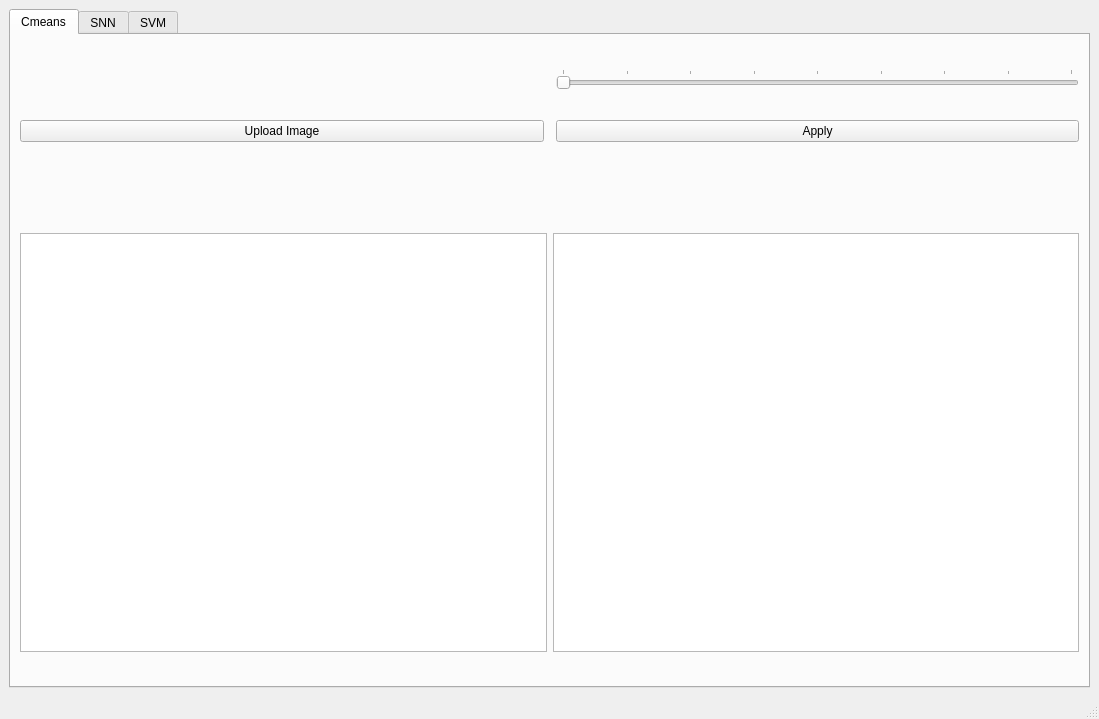
<?xml version="1.0" encoding="UTF-8"?>
<ui version="4.0">
 <class>MainWindow</class>
 <widget class="QMainWindow" name="MainWindow">
  <property name="geometry">
   <rect>
    <x>0</x>
    <y>0</y>
    <width>1099</width>
    <height>719</height>
   </rect>
  </property>
  <property name="windowTitle">
   <string>MainWindow</string>
  </property>
  <widget class="QWidget" name="centralwidget">
   <layout class="QGridLayout" name="gridLayout">
    <item row="0" column="0">
     <widget class="QTabWidget" name="tabWidget">
      <property name="currentIndex">
       <number>0</number>
      </property>
      <widget class="QWidget" name="tab">
       <attribute name="title">
        <string>Cmeans</string>
       </attribute>
       <layout class="QGridLayout" name="gridLayout_2">
        <item row="2" column="0">
         <widget class="QPushButton" name="import_button">
          <property name="text">
           <string>Upload Image</string>
          </property>
         </widget>
        </item>
        <item row="4" column="0">
         <spacer name="horizontalSpacer_3">
          <property name="orientation">
           <enum>Qt::Horizontal</enum>
          </property>
          <property name="sizeHint" stdset="0">
           <size>
            <width>40</width>
            <height>20</height>
           </size>
          </property>
         </spacer>
        </item>
        <item row="2" column="2">
         <widget class="QPushButton" name="pushButton">
          <property name="text">
           <string>Apply</string>
          </property>
         </widget>
        </item>
        <item row="3" column="2">
         <spacer name="horizontalSpacer_2">
          <property name="orientation">
           <enum>Qt::Horizontal</enum>
          </property>
          <property name="sizeHint" stdset="0">
           <size>
            <width>40</width>
            <height>20</height>
           </size>
          </property>
         </spacer>
        </item>
        <item row="3" column="0">
         <spacer name="horizontalSpacer">
          <property name="orientation">
           <enum>Qt::Horizontal</enum>
          </property>
          <property name="sizeHint" stdset="0">
           <size>
            <width>40</width>
            <height>20</height>
           </size>
          </property>
         </spacer>
        </item>
        <item row="6" column="0" colspan="3">
         <layout class="QHBoxLayout" name="horizontalLayout">
          <item>
           <widget class="PlotWidget" name="original_image">
            <property name="maximumSize">
             <size>
              <width>542</width>
              <height>419</height>
             </size>
            </property>
           </widget>
          </item>
          <item>
           <widget class="PlotWidget" name="segmented_image">
            <property name="maximumSize">
             <size>
              <width>542</width>
              <height>419</height>
             </size>
            </property>
           </widget>
          </item>
         </layout>
        </item>
        <item row="0" column="2">
         <widget class="QSlider" name="classes_slider">
          <property name="minimum">
           <number>2</number>
          </property>
          <property name="maximum">
           <number>10</number>
          </property>
          <property name="orientation">
           <enum>Qt::Horizontal</enum>
          </property>
          <property name="tickPosition">
           <enum>QSlider::TicksAbove</enum>
          </property>
          <property name="tickInterval">
           <number>1</number>
          </property>
         </widget>
        </item>
        <item row="5" column="0">
         <spacer name="horizontalSpacer_4">
          <property name="orientation">
           <enum>Qt::Horizontal</enum>
          </property>
          <property name="sizeHint" stdset="0">
           <size>
            <width>40</width>
            <height>20</height>
           </size>
          </property>
         </spacer>
        </item>
        <item row="4" column="2">
         <spacer name="horizontalSpacer_5">
          <property name="orientation">
           <enum>Qt::Horizontal</enum>
          </property>
          <property name="sizeHint" stdset="0">
           <size>
            <width>40</width>
            <height>20</height>
           </size>
          </property>
         </spacer>
        </item>
        <item row="5" column="2">
         <spacer name="horizontalSpacer_6">
          <property name="orientation">
           <enum>Qt::Horizontal</enum>
          </property>
          <property name="sizeHint" stdset="0">
           <size>
            <width>40</width>
            <height>20</height>
           </size>
          </property>
         </spacer>
        </item>
       </layout>
      </widget>
      <widget class="QWidget" name="tab_2">
       <attribute name="title">
        <string>SNN</string>
       </attribute>
       <layout class="QGridLayout" name="gridLayout_3">
        <item row="1" column="0">
         <layout class="QVBoxLayout" name="verticalLayout">
          <item>
           <layout class="QHBoxLayout" name="horizontalLayout_2">
            <item>
             <widget class="PlotWidget" name="graphicsView">
              <property name="minimumSize">
               <size>
                <width>0</width>
                <height>0</height>
               </size>
              </property>
             </widget>
            </item>
            <item>
             <widget class="PlotWidget" name="graphicsView_2"/>
            </item>
           </layout>
          </item>
         </layout>
        </item>
        <item row="0" column="0">
         <layout class="QHBoxLayout" name="horizontalLayout_3">
          <item>
           <widget class="QPushButton" name="pushButton_2">
            <property name="text">
             <string>Upload Image</string>
            </property>
           </widget>
          </item>
          <item>
           <widget class="QPushButton" name="pushButton_3">
            <property name="text">
             <string>Apply</string>
            </property>
           </widget>
          </item>
         </layout>
        </item>
        <item row="2" column="0">
         <widget class="QTextBrowser" name="textBrowser">
          <property name="maximumSize">
           <size>
            <width>16777215</width>
            <height>200</height>
           </size>
          </property>
          <property name="html">
           <string>&lt;!DOCTYPE HTML PUBLIC &quot;-//W3C//DTD HTML 4.0//EN&quot; &quot;http://www.w3.org/TR/REC-html40/strict.dtd&quot;&gt;
&lt;html&gt;&lt;head&gt;&lt;meta name=&quot;qrichtext&quot; content=&quot;1&quot; /&gt;&lt;style type=&quot;text/css&quot;&gt;
p, li { white-space: pre-wrap; }
&lt;/style&gt;&lt;/head&gt;&lt;body style=&quot; font-family:'MS Shell Dlg 2'; font-size:7.8pt; font-weight:400; font-style:normal;&quot;&gt;
&lt;p style=&quot; margin-top:0px; margin-bottom:0px; margin-left:0px; margin-right:0px; -qt-block-indent:0; text-indent:0px;&quot;&gt;Results:&lt;/p&gt;&lt;/body&gt;&lt;/html&gt;</string>
          </property>
         </widget>
        </item>
       </layout>
      </widget>
      <widget class="QWidget" name="tab_3">
       <attribute name="title">
        <string>SVM</string>
       </attribute>
       <layout class="QGridLayout" name="gridLayout_4">
        <item row="0" column="0">
         <layout class="QHBoxLayout" name="horizontalLayout_5">
          <item>
           <widget class="QPushButton" name="pushButton_5">
            <property name="text">
             <string>Upload Image</string>
            </property>
           </widget>
          </item>
          <item>
           <widget class="QPushButton" name="pushButton_4">
            <property name="text">
             <string>Apply</string>
            </property>
           </widget>
          </item>
         </layout>
        </item>
        <item row="1" column="0">
         <layout class="QHBoxLayout" name="horizontalLayout_4">
          <item>
           <widget class="PlotWidget" name="graphicsView_3"/>
          </item>
          <item>
           <widget class="PlotWidget" name="graphicsView_4"/>
          </item>
         </layout>
        </item>
        <item row="2" column="0">
         <widget class="QTextBrowser" name="textBrowser_2">
          <property name="maximumSize">
           <size>
            <width>16777215</width>
            <height>200</height>
           </size>
          </property>
          <property name="html">
           <string>&lt;!DOCTYPE HTML PUBLIC &quot;-//W3C//DTD HTML 4.0//EN&quot; &quot;http://www.w3.org/TR/REC-html40/strict.dtd&quot;&gt;
&lt;html&gt;&lt;head&gt;&lt;meta name=&quot;qrichtext&quot; content=&quot;1&quot; /&gt;&lt;style type=&quot;text/css&quot;&gt;
p, li { white-space: pre-wrap; }
&lt;/style&gt;&lt;/head&gt;&lt;body style=&quot; font-family:'MS Shell Dlg 2'; font-size:7.8pt; font-weight:400; font-style:normal;&quot;&gt;
&lt;p style=&quot; margin-top:0px; margin-bottom:0px; margin-left:0px; margin-right:0px; -qt-block-indent:0; text-indent:0px;&quot;&gt;Results:&lt;/p&gt;&lt;/body&gt;&lt;/html&gt;</string>
          </property>
         </widget>
        </item>
       </layout>
      </widget>
     </widget>
    </item>
   </layout>
  </widget>
  <widget class="QStatusBar" name="statusbar"/>
 </widget>
 <customwidgets>
  <customwidget>
   <class>PlotWidget</class>
   <extends>QGraphicsView</extends>
   <header location="global">pyqtgraph</header>
  </customwidget>
 </customwidgets>
 <resources/>
 <connections/>
</ui>
